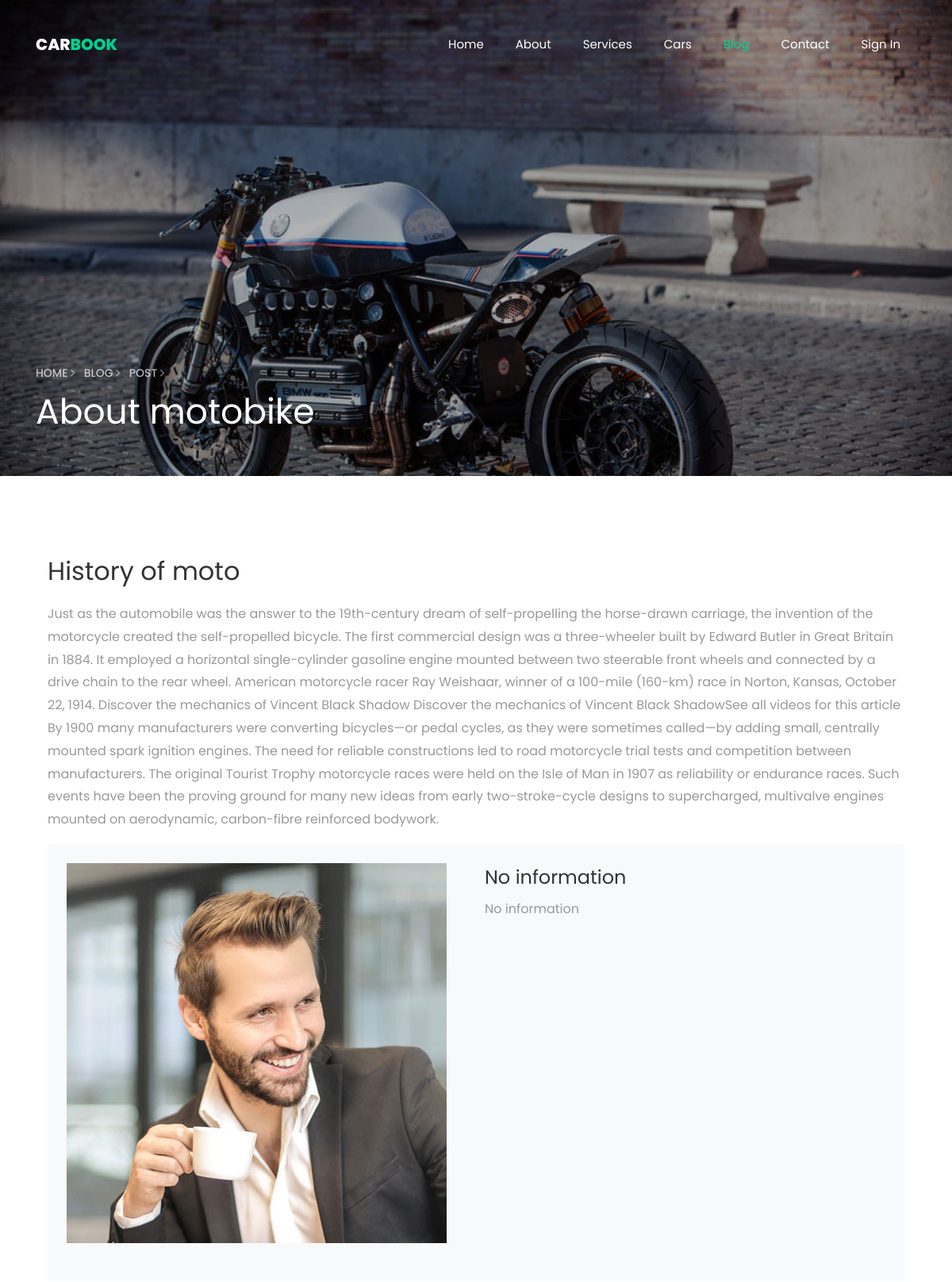
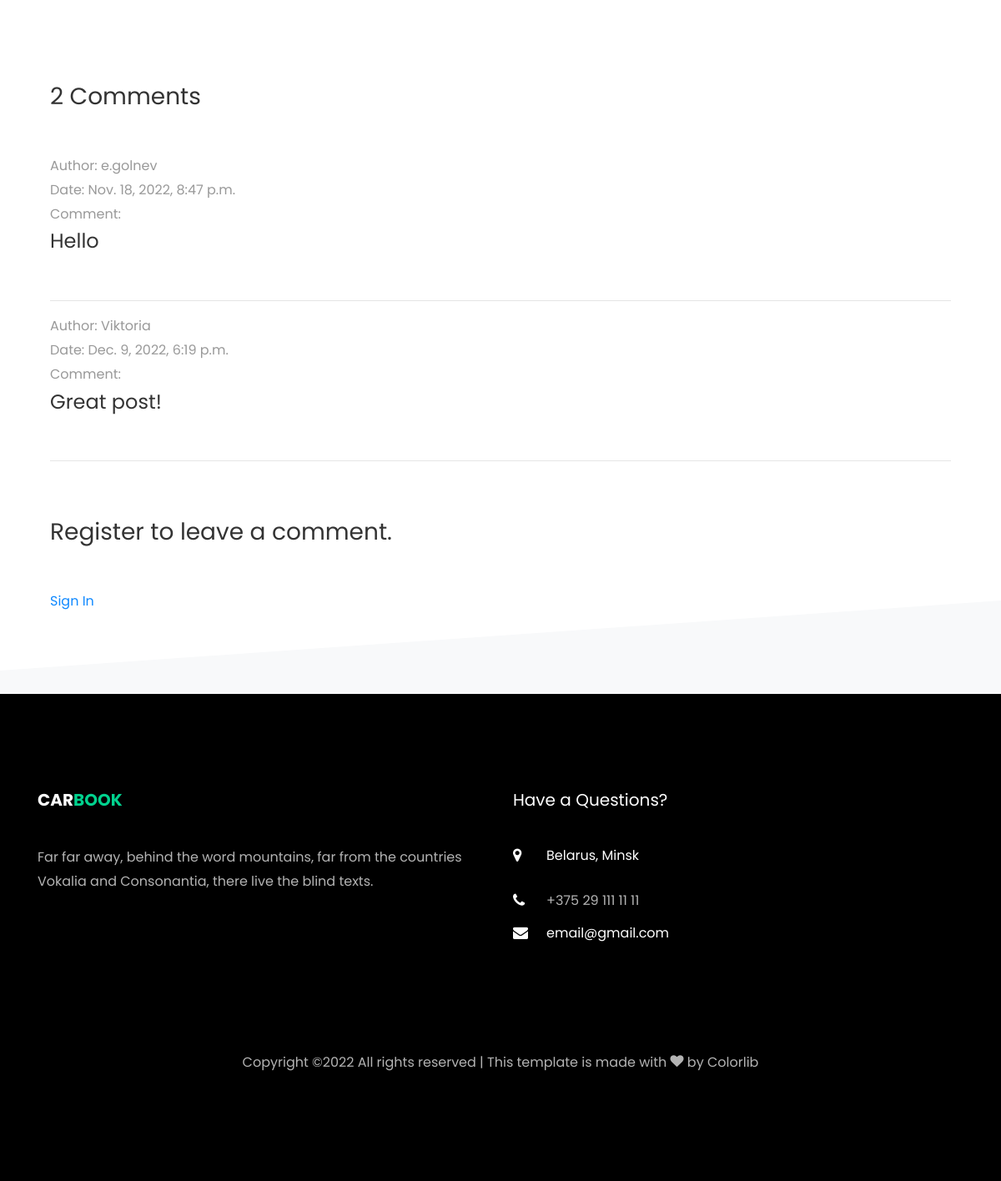
/blog/about-motobike-history-of-moto/, run on the app's committed database (2 pictures, top to bottom).
### blog/models.py (models this page shows, shortened)
class Post(models.Model):
    title = models.CharField(
        max_length=48,
        verbose_name='title'
    )
    subtitle = models.CharField(
        max_length=48,
        verbose_name='subtitle'
    )
    image = models.ImageField(
        upload_to='posts/',
        verbose_name='image'
    )
    text = models.TextField(
        verbose_name='text'
    )
    is_published = models.BooleanField(
        default=True,
        verbose_name='is published'
    )
    date_published = models.DateTimeField(
        default=now,
        verbose_name='date published'
    )
    slug = models.SlugField(
        unique=True,
        verbose_name='URL'
    )
    author_name = models.CharField(
        max_length=96,
        verbose_name='author name',
        default='No information'
    )
    author_about = models.TextField(
        verbose_name='about author',
        default='No information'
    )
    author_image = models.ImageField(
        upload_to='posts/',
        verbose_name='author image',
        null=True
    )
    class Meta:
        db_table = 'blog_posts'
        verbose_name = 'post'
        verbose_name_plural = 'posts'
        ordering = ('date_published',)

class Comment(models.Model):
    name = models.CharField(
        max_length=48,
        verbose_name='name'
    )
    message = models.TextField(
        verbose_name='message text'
    )
    post = models.ForeignKey(
        'Post',
        on_delete=models.CASCADE,
        verbose_name='post comment'
    )
    date_created = models.DateTimeField(
        default=now,
        verbose_name='date comment'
    )
    class Meta:
        db_table = 'blog_comments'
        verbose_name = 'comment'
        verbose_name_plural = 'comments'
        ordering = ('date_created',)

### blog/views.py (the view)
# urls.py: path('blog/<slug:post_slug>/', PostDetailView.as_view(), name='post'),
class PostDetailView(ContextMixin, DetailView):
    model = Post
    template_name = 'blog/blog-single.html'
    context_object_name = 'post'
    slug_url_kwarg = 'post_slug'
    def get_context_data(self, **kwargs):
        context = super(PostDetailView, self).get_context_data()
        context.update(self.context)
        context['comment'] = Comment.objects.filter(post__id=context[self.context_object_name].id)
        context['comment_form'] = CommentForm()
        context['user'] = self.request.user
        return context
    def post(self, request: HttpRequest, post_slug):
        form = CommentForm(request.POST)
        if form.is_valid():
            form.save()
        return self.get(request=request, post_slug=post_slug)

### blog/templates/blog/blog-single.html (shortened to what this page needs)
{% extends "blog/base.html" %}
{% load static %}
{% block active %}
<div class="collapse navbar-collapse" id="ftco-nav">
    <ul class="navbar-nav ml-auto">
        <li class="nav-item"><a href="{% url 'main' %}" class="nav-link">Home</a></li>
        <li class="nav-item"><a href="{% url 'about' %}" class="nav-link">About</a></li>
        <li class="nav-item"><a href="{% url 'services' %}" class="nav-link">Services</a></li>
        <li class="nav-item"><a href="{% url 'cars' %}" class="nav-link">Cars</a></li>
        <li class="nav-item active"><a href="{% url 'blog' %}" class="nav-link">Blog</a></li>
        <li class="nav-item"><a href="{% url 'contact' %}" class="nav-link">Contact</a></li>
        {% if user.is_authenticated%}
        <li class="nav-item"><a href="{% url 'logout' %}" class="nav-link">Logout</a></li>
        {% else %}
        <li class="nav-item"><a href="{% url 'signin' %}" class="nav-link">Sign In</a></li>
        {% endif %}
    </ul>
</div>
{% endblock %}
{% block content %}
<section class="hero-wrap hero-wrap-2 js-fullheight" style="background-image: url('{{ post.image.url }}');"
         data-stellar-background-ratio="0.5">
    <div class="overlay"></div>
    <div class="container">
        <div class="row no-gutters slider-text js-fullheight align-items-end justify-content-start">
            <div class="col-md-9 ftco-animate pb-5">
                <p class="breadcrumbs"><span class="mr-2"><a href="{% url 'main' %}">Home <i
                        class="ion-ios-arrow-forward"></i></a></span> <span class="mr-2"><a href="{% url 'blog' %}">Blog <i
                        class="ion-ios-arrow-forward"></i></a></span> <span>Post <i
                        class="ion-ios-arrow-forward"></i></span></p>
                <h1 class="mb-3 bread">{{ post.title }}</h1>
            </div>
        </div>
    </div>
</section>
<section class="ftco-section ftco-degree-bg">
    <div class="container">
        <div class="col-md-12 ftco-animate">
            <h2 class="mb-3">{{ post.subtitle }}</h2>
            <p>{{ post.text }}</p>
            <div class="about-author d-flex p-4 bg-light">
                <div class="bio mr-5">
                    <img src="{{ post.author_image.url }}" alt="Image placeholder" class="img-fluid mb-4">
                </div>
                <div class="desc">
                    <h3>{{ post.author_name }}</h3>
                    <p>{{ post.author_about }}</p>
                </div>
            </div>
            <div class="pt-5 mt-5">
                {% if comment.count == 1 %}
                <h3 class="mb-5">{{ comment.count }} Comment</h3>
                {% elif comment.count == 0 %}
                <h3 class="mb-5">No comments</h3>
                {% else %}
                <h3 class="mb-5">{{ comment.count }} Comments</h3>
                {% endif %}
                {% for com in comment %}
                <div class="comment-body">
                    <div class="meta">Author: {{ com.name }}<br>Date: {{ com.date_created }}<br>Comment:</div>
                    <H4>{{ com.message }}</H4>
                    <br>
                    <hr>
                </div>
                {% endfor %}
                <div class="comment-form-wrap pt-5">
                    {% if user.is_authenticated%}
                    <h3 class="mb-5">Leave a comment</h3>
                    <form action="" class="p-5 bg-light" method="post">
                        {% csrf_token %}
                        <div class="form-group">
                            <input name="post" value="{{ post.id }}" hidden>
                            <input name="name" value="{{ user.username }}" hidden>
                        </div>
                        <div class="form-group">
                            <label for="message">Message</label>
                            {{ comment_form.message }}
                        </div>
                        <div class="form-group">
                            <input type="submit" value="Post Comment" class="btn py-3 px-4 btn-primary">
                        </div>
                    </form>
                    {% else %}
                    <h3 class="mb-5">Register to leave a comment.</h3>
                    <a href="{% url 'signin' %}">Sign In</a>
                    {% endif %}
                </div>
            </div>
        </div>
    </div>
</section>
{% endblock %}

### data on the page
Post: image (picture), title "About motobike", subtitle "History of moto", text "Just as the automobile was the answer to the 19th-century dream of self-propelling the horse-drawn carriage, the invention of the motorcycle created the self-propelled bicycle. The first commercial design was a three-wheeler built by Edward Butler in Great Britain in 1884. It employed a horizontal single-cylinder gasoline engine mounted between two steerable front wheels and connected by a drive chain to the rear wheel. American motorcycle racer Ray Weishaar, winner of a 100-mile (160-km) race in Norton, Kansas, October 22, 1914. Discover the mechanics of Vincent Black Shadow Discover the mechanics of Vincent Black ShadowSee all videos for this article By 1900 many manufacturers were…", author_image (picture), author_name "No information", author_about "No information"
Comment: name "e.golnev", date_created "Nov. 18, 2022, 8:47 p.m.", message "Hello"
Comment: name "Viktoria", date_created "Dec. 9, 2022, 6:19 p.m.", message "Great post!"

### other printed values
{{ site_title.0 }} "CAR"
{{ site_title.1 }} "BOOK"
{{ comment.count }} "2"
{{ address }} "Belarus, Minsk"
{{ phone }} "+375 29 111 11 11"
{{ mail }} "email@gmail.com"
